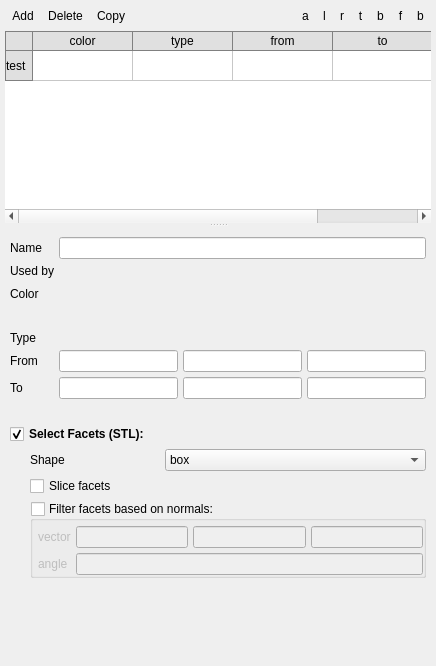
<?xml version="1.0" encoding="UTF-8"?>
<ui version="4.0">
 <class>regions</class>
 <widget class="QWidget" name="regions">
  <property name="geometry">
   <rect>
    <x>0</x>
    <y>0</y>
    <width>436</width>
    <height>666</height>
   </rect>
  </property>
  <layout class="QVBoxLayout" name="verticalLayout_2">
   <property name="spacing">
    <number>5</number>
   </property>
   <property name="margin">
    <number>5</number>
   </property>
   <item>
    <widget class="QFrame" name="frame_18">
     <property name="sizePolicy">
      <sizepolicy hsizetype="Preferred" vsizetype="Fixed">
       <horstretch>0</horstretch>
       <verstretch>0</verstretch>
      </sizepolicy>
     </property>
     <property name="frameShape">
      <enum>QFrame::NoFrame</enum>
     </property>
     <property name="frameShadow">
      <enum>QFrame::Plain</enum>
     </property>
     <layout class="QHBoxLayout" name="horizontalLayout_15">
      <property name="spacing">
       <number>0</number>
      </property>
      <property name="margin">
       <number>0</number>
      </property>
      <item>
       <widget class="QToolButton" name="toolbutton_region_add">
        <property name="text">
         <string>Add</string>
        </property>
        <property name="autoRaise">
         <bool>true</bool>
        </property>
       </widget>
      </item>
      <item>
       <widget class="QToolButton" name="toolbutton_region_delete">
        <property name="text">
         <string>Delete</string>
        </property>
        <property name="autoRaise">
         <bool>true</bool>
        </property>
       </widget>
      </item>
      <item>
       <widget class="QToolButton" name="toolbutton_region_copy">
        <property name="text">
         <string>Copy</string>
        </property>
        <property name="autoRaise">
         <bool>true</bool>
        </property>
       </widget>
      </item>
      <item>
       <spacer name="horizontalSpacer_5">
        <property name="orientation">
         <enum>Qt::Horizontal</enum>
        </property>
        <property name="sizeHint" stdset="0">
         <size>
          <width>342</width>
          <height>20</height>
         </size>
        </property>
       </spacer>
      </item>
      <item>
       <widget class="QToolButton" name="toolbutton_region_a">
        <property name="text">
         <string>a</string>
        </property>
        <property name="autoRaise">
         <bool>true</bool>
        </property>
       </widget>
      </item>
      <item>
       <widget class="QToolButton" name="toolbutton_region_l">
        <property name="text">
         <string>l</string>
        </property>
        <property name="autoRaise">
         <bool>true</bool>
        </property>
       </widget>
      </item>
      <item>
       <widget class="QToolButton" name="toolbutton_region_r">
        <property name="text">
         <string>r</string>
        </property>
        <property name="autoRaise">
         <bool>true</bool>
        </property>
       </widget>
      </item>
      <item>
       <widget class="QToolButton" name="toolbutton_region_t">
        <property name="text">
         <string>t</string>
        </property>
        <property name="autoRaise">
         <bool>true</bool>
        </property>
       </widget>
      </item>
      <item>
       <widget class="QToolButton" name="toolbutton_region_b">
        <property name="text">
         <string>b</string>
        </property>
        <property name="autoRaise">
         <bool>true</bool>
        </property>
       </widget>
      </item>
      <item>
       <widget class="QToolButton" name="toolbutton_region_f">
        <property name="text">
         <string>f</string>
        </property>
        <property name="autoRaise">
         <bool>true</bool>
        </property>
       </widget>
      </item>
      <item>
       <widget class="QToolButton" name="toolbutton_region_back">
        <property name="text">
         <string>b</string>
        </property>
        <property name="autoRaise">
         <bool>true</bool>
        </property>
       </widget>
      </item>
     </layout>
    </widget>
   </item>
   <item>
    <widget class="QSplitter" name="splitter">
     <property name="enabled">
      <bool>true</bool>
     </property>
     <property name="sizePolicy">
      <sizepolicy hsizetype="Preferred" vsizetype="Expanding">
       <horstretch>0</horstretch>
       <verstretch>0</verstretch>
      </sizepolicy>
     </property>
     <property name="orientation">
      <enum>Qt::Vertical</enum>
     </property>
     <property name="childrenCollapsible">
      <bool>false</bool>
     </property>
     <widget class="Table" name="tablewidget_regions">
      <property name="sizePolicy">
       <sizepolicy hsizetype="Expanding" vsizetype="Minimum">
        <horstretch>0</horstretch>
        <verstretch>0</verstretch>
       </sizepolicy>
      </property>
      <property name="minimumSize">
       <size>
        <width>0</width>
        <height>0</height>
       </size>
      </property>
      <property name="maximumSize">
       <size>
        <width>16777215</width>
        <height>16777215</height>
       </size>
      </property>
      <property name="baseSize">
       <size>
        <width>0</width>
        <height>0</height>
       </size>
      </property>
      <property name="styleSheet">
       <string notr="true">QTableView{
  selection-background-color: #64B5F6;
  selection-color: white;
}

QTableCornerButton::section{
  border-style: none;
  border: 1px solid grey;
  background-color: #E0E0E0;
}

QHeaderView{
  background-color: white;
}

QHeaderView::section{
  background-color: #E0E0E0;
  border-style: none;
  border-right: 1px solid grey;
  border-bottom: 1px solid grey;
}

QHeaderView::section:horizontal{
  border-top: 1px solid grey;
}

QHeaderView::section:vertical{
  border-left: 1px solid grey;
  border-bottom: 1px solid grey;
}</string>
      </property>
      <property name="frameShape">
       <enum>QFrame::NoFrame</enum>
      </property>
      <property name="frameShadow">
       <enum>QFrame::Plain</enum>
      </property>
      <property name="lineWidth">
       <number>0</number>
      </property>
      <property name="editTriggers">
       <set>QAbstractItemView::NoEditTriggers</set>
      </property>
      <property name="selectionMode">
       <enum>QAbstractItemView::ExtendedSelection</enum>
      </property>
      <property name="selectionBehavior">
       <enum>QAbstractItemView::SelectRows</enum>
      </property>
      <attribute name="horizontalHeaderCascadingSectionResizes">
       <bool>false</bool>
      </attribute>
      <attribute name="horizontalHeaderStretchLastSection">
       <bool>true</bool>
      </attribute>
      <attribute name="verticalHeaderVisible">
       <bool>true</bool>
      </attribute>
      <attribute name="verticalHeaderCascadingSectionResizes">
       <bool>false</bool>
      </attribute>
      <attribute name="verticalHeaderStretchLastSection">
       <bool>false</bool>
      </attribute>
      <row>
       <property name="text">
        <string>test</string>
       </property>
      </row>
      <column>
       <property name="text">
        <string>color</string>
       </property>
      </column>
      <column>
       <property name="text">
        <string>type</string>
       </property>
      </column>
      <column>
       <property name="text">
        <string>from</string>
       </property>
      </column>
      <column>
       <property name="text">
        <string>to</string>
       </property>
      </column>
     </widget>
     <widget class="QWidget" name="widget_lowerPane" native="true">
      <property name="sizePolicy">
       <sizepolicy hsizetype="Preferred" vsizetype="Expanding">
        <horstretch>0</horstretch>
        <verstretch>1</verstretch>
       </sizepolicy>
      </property>
      <layout class="QVBoxLayout" name="verticalLayout">
       <property name="spacing">
        <number>5</number>
       </property>
       <property name="margin">
        <number>5</number>
       </property>
       <item>
        <widget class="QWidget" name="groupbox_region_parameters" native="true">
         <property name="enabled">
          <bool>true</bool>
         </property>
         <property name="sizePolicy">
          <sizepolicy hsizetype="Preferred" vsizetype="Fixed">
           <horstretch>0</horstretch>
           <verstretch>0</verstretch>
          </sizepolicy>
         </property>
         <layout class="QGridLayout" name="gridLayout_16">
          <property name="leftMargin">
           <number>0</number>
          </property>
          <property name="topMargin">
           <number>5</number>
          </property>
          <property name="rightMargin">
           <number>0</number>
          </property>
          <property name="bottomMargin">
           <number>0</number>
          </property>
          <property name="spacing">
           <number>5</number>
          </property>
          <item row="7" column="3">
           <widget class="LineEdit" name="lineedit_regions_to_z"/>
          </item>
          <item row="6" column="1">
           <widget class="LineEdit" name="lineedit_regions_from_x"/>
          </item>
          <item row="0" column="0">
           <widget class="QLabel" name="label_34">
            <property name="sizePolicy">
             <sizepolicy hsizetype="Preferred" vsizetype="Fixed">
              <horstretch>0</horstretch>
              <verstretch>0</verstretch>
             </sizepolicy>
            </property>
            <property name="text">
             <string>Name</string>
            </property>
           </widget>
          </item>
          <item row="4" column="0">
           <widget class="QLabel" name="label_35">
            <property name="sizePolicy">
             <sizepolicy hsizetype="Preferred" vsizetype="Fixed">
              <horstretch>0</horstretch>
              <verstretch>0</verstretch>
             </sizepolicy>
            </property>
            <property name="text">
             <string>Type</string>
            </property>
           </widget>
          </item>
          <item row="8" column="2">
           <spacer name="verticalSpacer_2">
            <property name="orientation">
             <enum>Qt::Vertical</enum>
            </property>
            <property name="sizeHint" stdset="0">
             <size>
              <width>20</width>
              <height>20</height>
             </size>
            </property>
           </spacer>
          </item>
          <item row="0" column="1" colspan="3">
           <widget class="LineEdit" name="lineedit_regions_name"/>
          </item>
          <item row="2" column="1">
           <widget class="QToolButton" name="toolbutton_color">
            <property name="text">
             <string/>
            </property>
            <property name="autoRaise">
             <bool>true</bool>
            </property>
           </widget>
          </item>
          <item row="4" column="1" colspan="3">
           <widget class="QLabel" name="label_region_type">
            <property name="text">
             <string/>
            </property>
           </widget>
          </item>
          <item row="7" column="0">
           <widget class="QLabel" name="label_33">
            <property name="sizePolicy">
             <sizepolicy hsizetype="Preferred" vsizetype="Fixed">
              <horstretch>0</horstretch>
              <verstretch>0</verstretch>
             </sizepolicy>
            </property>
            <property name="text">
             <string>To</string>
            </property>
           </widget>
          </item>
          <item row="2" column="0">
           <widget class="QLabel" name="label_4">
            <property name="sizePolicy">
             <sizepolicy hsizetype="Preferred" vsizetype="Fixed">
              <horstretch>0</horstretch>
              <verstretch>0</verstretch>
             </sizepolicy>
            </property>
            <property name="text">
             <string>Color</string>
            </property>
           </widget>
          </item>
          <item row="7" column="2">
           <widget class="LineEdit" name="lineedit_regions_to_y"/>
          </item>
          <item row="6" column="2">
           <widget class="LineEdit" name="lineedit_regions_from_y"/>
          </item>
          <item row="7" column="1">
           <widget class="LineEdit" name="lineedit_regions_to_x"/>
          </item>
          <item row="1" column="0">
           <widget class="QLabel" name="label_5">
            <property name="text">
             <string>Used by</string>
            </property>
           </widget>
          </item>
          <item row="1" column="1" colspan="3">
           <widget class="QLabel" name="label_used_by">
            <property name="styleSheet">
             <string notr="true">QLabel{
color: red;
}</string>
            </property>
            <property name="text">
             <string/>
            </property>
           </widget>
          </item>
          <item row="6" column="3">
           <widget class="LineEdit" name="lineedit_regions_from_z"/>
          </item>
          <item row="10" column="0" colspan="4">
           <widget class="QWidget" name="groupbox_stl" native="true">
            <property name="enabled">
             <bool>true</bool>
            </property>
            <property name="sizePolicy">
             <sizepolicy hsizetype="Preferred" vsizetype="Fixed">
              <horstretch>0</horstretch>
              <verstretch>0</verstretch>
             </sizepolicy>
            </property>
            <layout class="QGridLayout" name="gridLayout">
             <property name="leftMargin">
              <number>20</number>
             </property>
             <property name="topMargin">
              <number>0</number>
             </property>
             <property name="rightMargin">
              <number>0</number>
             </property>
             <property name="spacing">
              <number>5</number>
             </property>
             <item row="2" column="0" colspan="3">
              <widget class="QGroupBox" name="groupbox_filter_facets">
               <property name="font">
                <font>
                 <weight>50</weight>
                 <bold>false</bold>
                </font>
               </property>
               <property name="title">
                <string>Filter facets based on normals:</string>
               </property>
               <property name="flat">
                <bool>true</bool>
               </property>
               <property name="checkable">
                <bool>true</bool>
               </property>
               <property name="checked">
                <bool>false</bool>
               </property>
               <layout class="QGridLayout" name="gridLayout_2">
                <property name="leftMargin">
                 <number>5</number>
                </property>
                <property name="topMargin">
                 <number>5</number>
                </property>
                <property name="rightMargin">
                 <number>0</number>
                </property>
                <property name="bottomMargin">
                 <number>0</number>
                </property>
                <property name="spacing">
                 <number>5</number>
                </property>
                <item row="0" column="0">
                 <widget class="QLabel" name="label_2">
                  <property name="sizePolicy">
                   <sizepolicy hsizetype="Preferred" vsizetype="Fixed">
                    <horstretch>0</horstretch>
                    <verstretch>0</verstretch>
                   </sizepolicy>
                  </property>
                  <property name="text">
                   <string>vector</string>
                  </property>
                 </widget>
                </item>
                <item row="0" column="3">
                 <widget class="LineEdit" name="lineedit_filter_z"/>
                </item>
                <item row="0" column="1">
                 <widget class="LineEdit" name="lineedit_filter_x"/>
                </item>
                <item row="0" column="2">
                 <widget class="LineEdit" name="lineedit_filter_y"/>
                </item>
                <item row="1" column="0">
                 <widget class="QLabel" name="label_3">
                  <property name="sizePolicy">
                   <sizepolicy hsizetype="Preferred" vsizetype="Fixed">
                    <horstretch>0</horstretch>
                    <verstretch>0</verstretch>
                   </sizepolicy>
                  </property>
                  <property name="text">
                   <string>angle</string>
                  </property>
                 </widget>
                </item>
                <item row="1" column="1" colspan="3">
                 <widget class="LineEdit" name="lineedit_deviation_angle"/>
                </item>
               </layout>
              </widget>
             </item>
             <item row="1" column="0" colspan="3">
              <widget class="CheckBox" name="checkbox_slice_facets">
               <property name="text">
                <string>Slice facets</string>
               </property>
              </widget>
             </item>
             <item row="0" column="0">
              <widget class="QLabel" name="label">
               <property name="sizePolicy">
                <sizepolicy hsizetype="Preferred" vsizetype="Fixed">
                 <horstretch>0</horstretch>
                 <verstretch>0</verstretch>
                </sizepolicy>
               </property>
               <property name="text">
                <string>Shape</string>
               </property>
              </widget>
             </item>
             <item row="0" column="1" colspan="2">
              <widget class="ComboBox" name="combobox_stl_shape">
               <item>
                <property name="text">
                 <string>box</string>
                </property>
               </item>
               <item>
                <property name="text">
                 <string>ellipsoid</string>
                </property>
               </item>
              </widget>
             </item>
            </layout>
           </widget>
          </item>
          <item row="6" column="0">
           <widget class="QLabel" name="label_32">
            <property name="sizePolicy">
             <sizepolicy hsizetype="Preferred" vsizetype="Fixed">
              <horstretch>0</horstretch>
              <verstretch>0</verstretch>
             </sizepolicy>
            </property>
            <property name="text">
             <string>From</string>
            </property>
           </widget>
          </item>
          <item row="9" column="0" colspan="4">
           <widget class="QCheckBox" name="checkbox_region_stl">
            <property name="font">
             <font>
              <weight>75</weight>
              <bold>true</bold>
             </font>
            </property>
            <property name="text">
             <string>Select Facets (STL):</string>
            </property>
            <property name="checked">
             <bool>true</bool>
            </property>
           </widget>
          </item>
          <item row="3" column="0">
           <spacer name="verticalSpacer_3">
            <property name="orientation">
             <enum>Qt::Vertical</enum>
            </property>
            <property name="sizeHint" stdset="0">
             <size>
              <width>20</width>
              <height>20</height>
             </size>
            </property>
           </spacer>
          </item>
         </layout>
        </widget>
       </item>
       <item>
        <spacer name="verticalSpacer">
         <property name="orientation">
          <enum>Qt::Vertical</enum>
         </property>
         <property name="sizeType">
          <enum>QSizePolicy::Expanding</enum>
         </property>
         <property name="sizeHint" stdset="0">
          <size>
           <width>20</width>
           <height>40</height>
          </size>
         </property>
        </spacer>
       </item>
      </layout>
     </widget>
    </widget>
   </item>
  </layout>
 </widget>
 <customwidgets>
  <customwidget>
   <class>LineEdit</class>
   <extends>QLineEdit</extends>
   <header>mfixgui.widgets.base</header>
  </customwidget>
  <customwidget>
   <class>CheckBox</class>
   <extends>QCheckBox</extends>
   <header>mfixgui.widgets.base</header>
  </customwidget>
  <customwidget>
   <class>ComboBox</class>
   <extends>QComboBox</extends>
   <header>mfixgui.widgets.base</header>
  </customwidget>
  <customwidget>
   <class>Table</class>
   <extends>QTableWidget</extends>
   <header>mfixgui.widgets.base</header>
  </customwidget>
 </customwidgets>
 <tabstops>
  <tabstop>toolbutton_region_add</tabstop>
  <tabstop>toolbutton_region_delete</tabstop>
  <tabstop>toolbutton_region_copy</tabstop>
  <tabstop>tablewidget_regions</tabstop>
  <tabstop>lineedit_regions_name</tabstop>
  <tabstop>lineedit_regions_from_x</tabstop>
  <tabstop>lineedit_regions_to_x</tabstop>
  <tabstop>lineedit_regions_from_y</tabstop>
  <tabstop>lineedit_regions_to_y</tabstop>
  <tabstop>lineedit_regions_from_z</tabstop>
  <tabstop>lineedit_regions_to_z</tabstop>
  <tabstop>combobox_stl_shape</tabstop>
  <tabstop>checkbox_slice_facets</tabstop>
 </tabstops>
 <resources/>
 <connections>
  <connection>
   <sender>checkbox_region_stl</sender>
   <signal>toggled(bool)</signal>
   <receiver>groupbox_stl</receiver>
   <slot>setEnabled(bool)</slot>
   <hints>
    <hint type="sourcelabel">
     <x>75</x>
     <y>480</y>
    </hint>
    <hint type="destinationlabel">
     <x>14</x>
     <y>543</y>
    </hint>
   </hints>
  </connection>
 </connections>
</ui>
